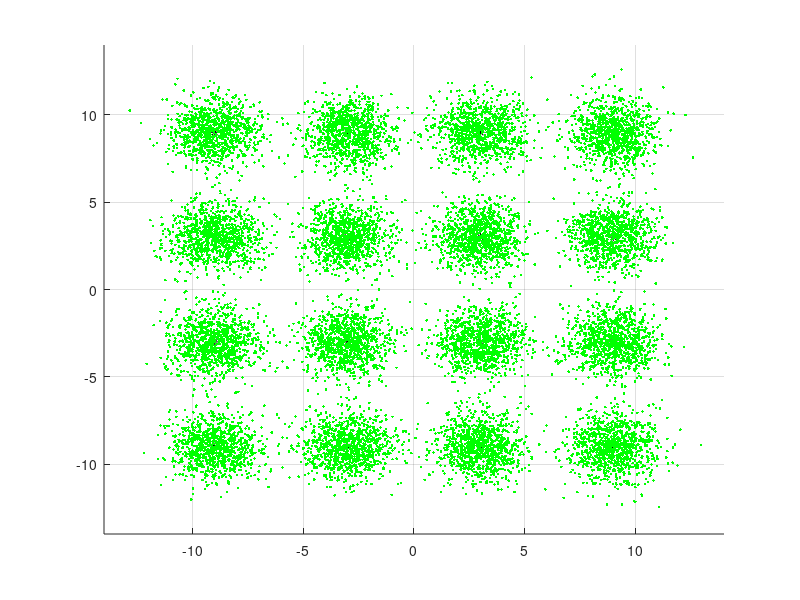

Write the MATLAB code that produced this figure.
N=1000; %Componentes
a=[];
b=[];
arre=[];
salt=1;
for n=-9:6:9
    for m=-9:6:9
        if (m*n ~=0)
            a(salt)=[m];
            b(salt)=[n];
            salt=salt+1;
        end
    end
end
arre=complex(a,b);
disp(arre(3))
hold on

for i=1:1:16
    plot(real(arre(i)),imag(arre(i)),'k*') %grafica
end
axis([-14 14 -14 14]);
rx=[;];
for num=1:1:16
    rx(num,:)=arre(num)+randn(1,N)+j*randn(1,N);
end
plot(rx,'g.');
grid on








